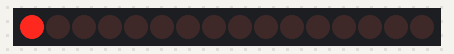
Bench run of a sketch on a simulated Arduino Uno, built with avr-gcc and run on an emulated ATmega328P. On the bench: 16 shift-register outputs drawn as a row of LEDs (first output left, lit = HIGH). Wiring (inferred from the names in the program): 2 × shift register (74HC595): data pin 9; shift clock pin 10; latch pin 8; OE pin 11. Wiring (inferred from the signals the program sends): row of LEDs: on Q0, Q1, Q2, Q3, Q4, Q5, Q6, Q7, Q8, Q9, Q10, Q11, Q12, Q13, Q14, Q15.

Above: at 0.15 s.
At 0.45 s:
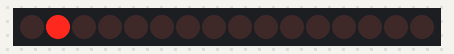
At 1.06 s:
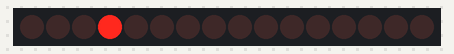
At 1.97 s:
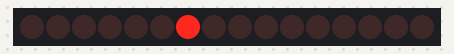
At 2.87 s:
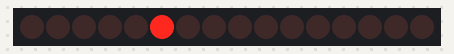
At 3.78 s:
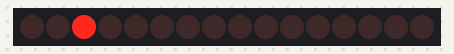
Timing chart, 0 to 4.2 s (numbered marks = the images above):
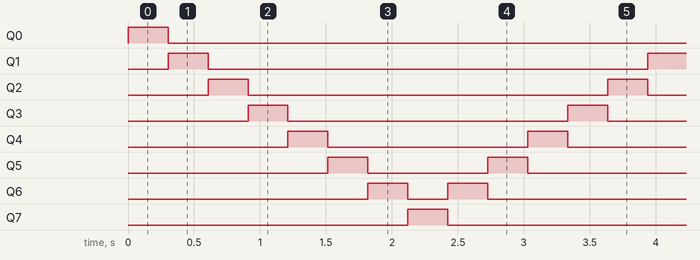

The sketch:

Night_rider_8_LEDs.ino
```cpp
#define data 9
#define clock 10
#define strobe 8
#define oe 11
int mDelay = 20;

void setup()
{
  pinMode(clock, OUTPUT); // make the clock pin an output
  pinMode(data , OUTPUT); // make the data pin an output3
  pinMode(strobe, OUTPUT);
  pinMode(oe, OUTPUT);
  digitalWrite(oe, LOW);
  digitalWrite(strobe,LOW);
}

void loop()
{

    digitalWrite(strobe, LOW);
    shiftOut(data, clock, LSBFIRST, B00000000);
    shiftOut(data, clock, LSBFIRST, B10000000);
    digitalWrite(strobe, HIGH);
    delay(mDelay);
    digitalWrite(strobe, LOW);
    shiftOut(data, clock, LSBFIRST, B00000000);
    shiftOut(data, clock, LSBFIRST, B01000000);
    digitalWrite(strobe, HIGH);
    delay(mDelay);
    digitalWrite(strobe, LOW);
    shiftOut(data, clock, LSBFIRST, B00000000);
    shiftOut(data, clock, LSBFIRST, B00100000);
    digitalWrite(strobe, HIGH);
    delay(mDelay);
    digitalWrite(strobe, LOW);
    shiftOut(data, clock, LSBFIRST, B00000000);
    shiftOut(data, clock, LSBFIRST, B00010000);
    digitalWrite(strobe, HIGH);
    delay(mDelay);
    digitalWrite(strobe, LOW);
    shiftOut(data, clock, LSBFIRST, B00000000);
    shiftOut(data, clock, LSBFIRST, B00001000);
    digitalWrite(strobe, HIGH);
    delay(mDelay);
    digitalWrite(strobe, LOW);
    shiftOut(data, clock, LSBFIRST, B00000000);
    shiftOut(data, clock, LSBFIRST, B00000100);
    digitalWrite(strobe, HIGH);
    delay(mDelay);
    digitalWrite(strobe, LOW);
    shiftOut(data, clock, LSBFIRST, B00000000);
    shiftOut(data, clock, LSBFIRST, B00000010);
    digitalWrite(strobe, HIGH);
    delay(mDelay);
    digitalWrite(strobe, LOW);
    shiftOut(data, clock, LSBFIRST, B00000000);
    shiftOut(data, clock, LSBFIRST, B00000001);
    digitalWrite(strobe, HIGH);
    delay(mDelay);
    digitalWrite(strobe, LOW);
    shiftOut(data, clock, LSBFIRST, B00000000);
    shiftOut(data, clock, LSBFIRST, B00000010);
    digitalWrite(strobe, HIGH);
    delay(mDelay);
    digitalWrite(strobe, LOW);
    shiftOut(data, clock, LSBFIRST, B00000000);
    shiftOut(data, clock, LSBFIRST, B00000100);
    digitalWrite(strobe, HIGH);
    delay(mDelay);
    digitalWrite(strobe, LOW);
    shiftOut(data, clock, LSBFIRST, B00000000);
    shiftOut(data, clock, LSBFIRST, B00001000);
    digitalWrite(strobe, HIGH);
    delay(mDelay);
    digitalWrite(strobe, LOW);
    shiftOut(data, clock, LSBFIRST, B00000000);
    shiftOut(data, clock, LSBFIRST, B00010000);
    digitalWrite(strobe, HIGH);
    delay(mDelay);
    digitalWrite(strobe, LOW);
    shiftOut(data, clock, LSBFIRST, B00000000);
    shiftOut(data, clock, LSBFIRST, B00100000);
    digitalWrite(strobe, HIGH);
    delay(mDelay);
    digitalWrite(strobe, LOW);
    shiftOut(data, clock, LSBFIRST, B00000000);
    shiftOut(data, clock, LSBFIRST, B01000000);
    digitalWrite(strobe, HIGH);
    delay(mDelay);
    //mDelay = mDelay - 5;
    //if ( mDelay < 5 )
    //{
    //  mDelay = 100;
    //}
}
```

Measured:
- by itself, Q0: LOW → HIGH at 0.00 s, → LOW 0.30 s later
- by itself, Q1: alternates HIGH for 0.34 s and LOW for 3.3 s
- by itself, Q2: repeats every 3.7 s: LOW 2.7 s, HIGH 0.30 s, LOW 0.34 s, HIGH 0.30 s
- by itself, Q3: repeats every 3.7 s: LOW 2.1 s, HIGH 0.30 s, LOW 0.95 s, HIGH 0.30 s
- by itself, Q4: alternates HIGH for 0.30 s and LOW for 1.5 s
- by itself, Q5: repeats every 3.7 s: LOW 0.91 s, HIGH 0.30 s, LOW 2.2 s, HIGH 0.30 s
- by itself, Q6: repeats every 3.7 s: LOW 0.30 s, HIGH 0.30 s, LOW 2.8 s, HIGH 0.30 s
- by itself, Q7: alternates HIGH for 0.30 s and LOW for 3.4 s
